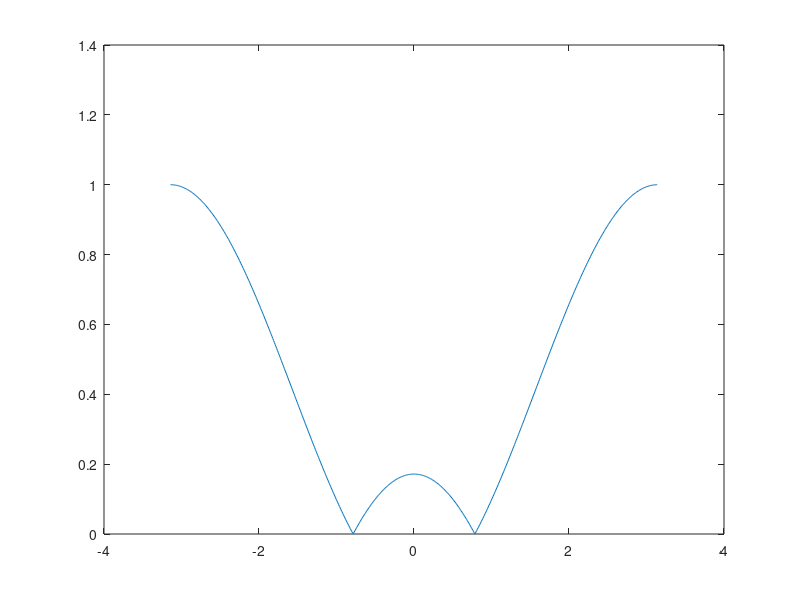
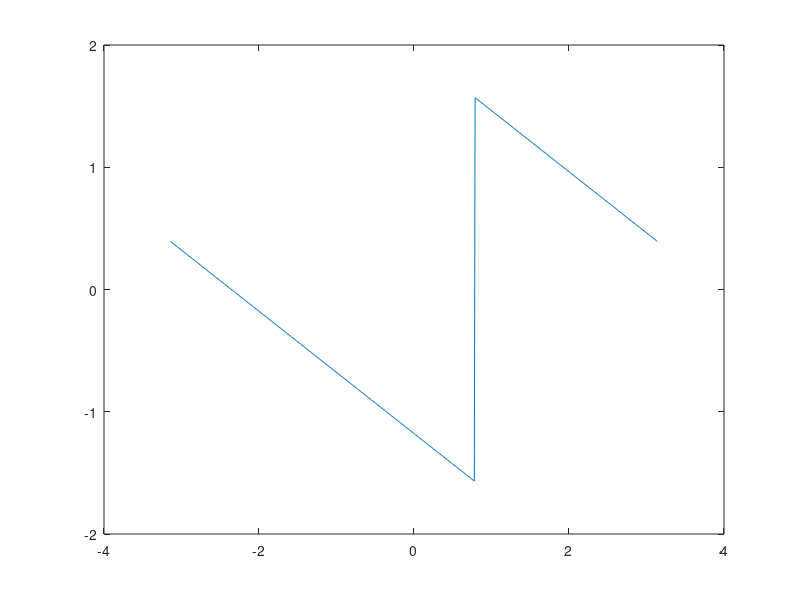
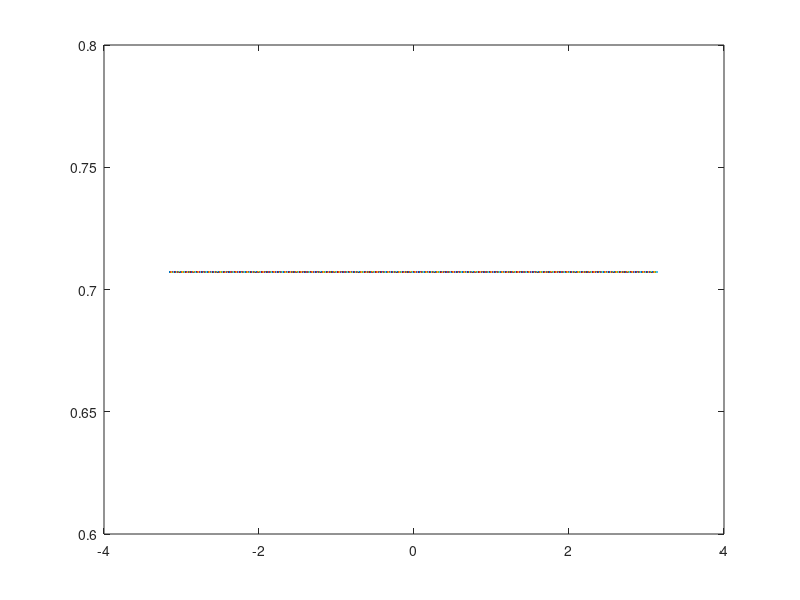
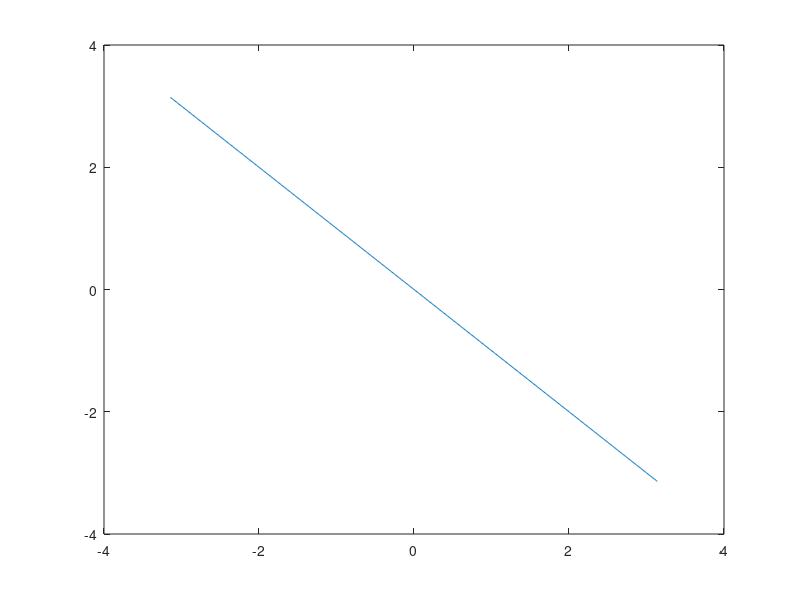

Reproduce these figures in MATLAB, in order.
% Ejercicio 2
% Filtro ranura de sólo ceros (FIR).

w = -pi:0.01:pi; % Frecuencia.

b0 = 1/(2+sqrt(2)); % Ganancia.
w0 = pi/4; % Frecuencia de los ceros conjugados.

% Funcion de magnitud |H(w)|.
V1 = 2-2.*cos(w-w0);
V2 = 2-2.*cos(w+w0);
H = abs(b0).*sqrt(V1.*V2);

% Funcion de fase de H(w).
A = sin(w-w0);
B = 1-cos(w-w0);
C = sin(w+w0);
D = 1-cos(w+w0);
P = atan(A./B);%+atan(C./D);

Y = sqrt(2)/2;
PY = -w;

% Grafica de magnitud.
figure;
plot(w, H);

% Grafica de fase.
figure;
plot(w, P);

figure;
plot(w, Y);

figure;
plot(w, PY);
